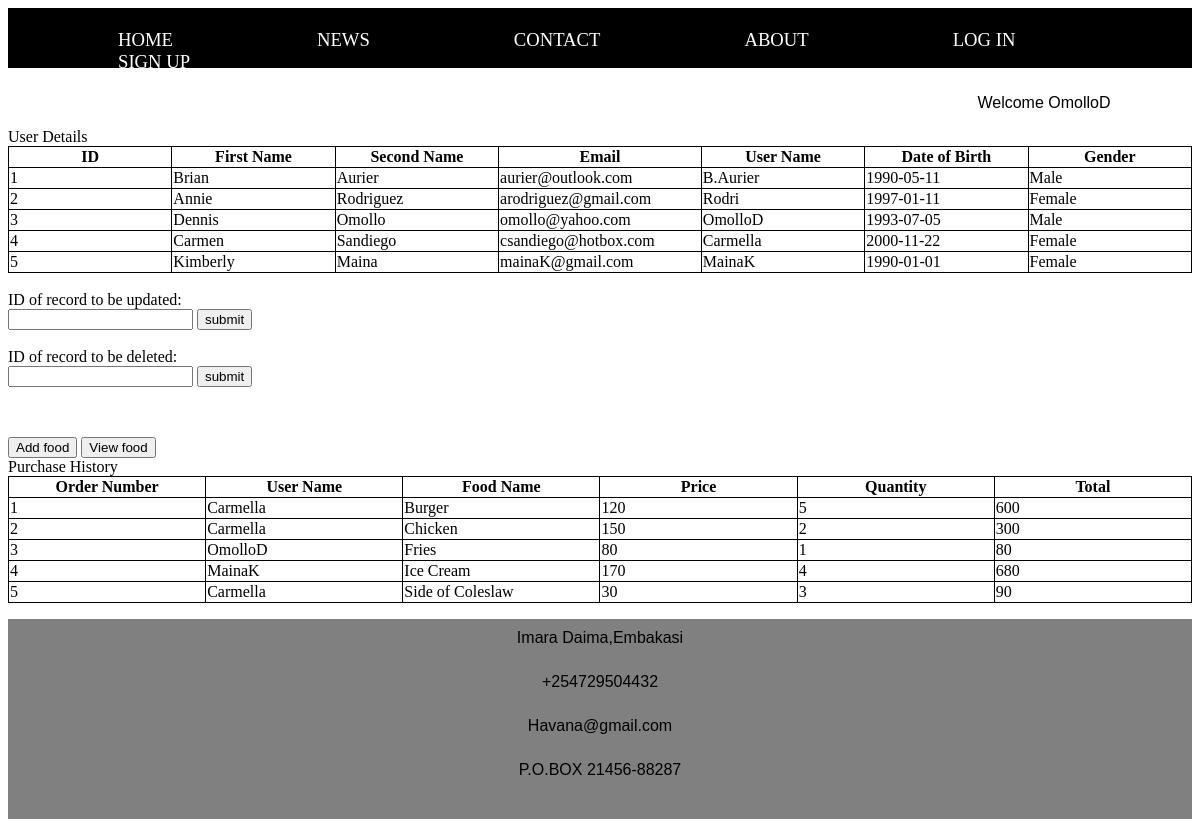
/view.php (signed in), run on the app's committed database.
### tables this page shows
CREATE TABLE `tbluserdetails` (
  `id` int(11) NOT NULL,
  `first_name` varchar(256) NOT NULL,
  `second_name` varchar(256) NOT NULL,
  `email` varchar(256) NOT NULL,
  `username` varchar(256) NOT NULL,
  `password` varchar(256) NOT NULL,
  `date_of_birth` date NOT NULL,
  `gender` varchar(256) NOT NULL,
  `user_type` varchar(256) NOT NULL
);

CREATE TABLE `tblorderdetails` (
  `order_no` int(11) NOT NULL,
  `customer_id` int(11) NOT NULL,
  `username` varchar(256) NOT NULL,
  `food_name` varchar(256) NOT NULL,
  `food_price` double NOT NULL,
  `quantity` int(11) NOT NULL,
  `status` varchar(256) NOT NULL
);

### view.php (the view, shortened to what this page needs)
<?php
$link = connect();
$sql = "SELECT * FROM tbluserdetails";
$result =mysqli_query($link,$sql);
?>
<!DOCTYPE html>
<html>
 <head>
 <link rel="stylesheet" type="text/css" href="havanaCSS.php">
 </head>
<body>
<div class="div1">
<ul>
  <li><a href="havana.php">HOME</a></li>
  <li><a href="news.php">NEWS</a></li>
  <li><a href="#contact">CONTACT</a></li>
  <li><a href="about.php">ABOUT</a></li>
  <li><a href="login.php">LOG IN</a></li>
  <li><a href="signUp.php">SIGN UP</a></li>
</ul>
</div>
<p class="username"><?php session_start();echo "Welcome ".$_SESSION["username"];?></p>
<?php
echo "User Details";
if (mysqli_num_rows($result) > 0) {
?>
  <table>
  <thead>
     <th>ID</th>
    <th>First Name</th>
    <th>Second Name</th>
    <th>Email</th>
    <th>User Name</th>
    <th>Date of Birth</th>
    <th>Gender</th>
  </thead>
<?php
while($row = mysqli_fetch_array($result)) {
?>
<tr>
    <td><?php echo $row["id"]; ?></td>
    <td><?php echo $row["first_name"]; ?></td>
    <td><?php echo $row["second_name"]; ?></td>
    <td><?php echo $row["email"]; ?></td>
    <td><?php echo $row["username"]; ?></td>
    <td><?php echo $row["date_of_birth"]; ?></td>
    <td><?php echo $row["gender"]; ?></td>
</tr>
<?php
}
?>
</table>
 <?php
}
else{
    echo "No result found";
}
?>
<form action = "update.php" method="post">
<br>
<label for="id">ID of record to be updated:</label>
<br>
<input type="text" name="id" id="id">
<input type="submit" name="update" value="submit" id="submit">
</form>
<form action = "process_delete.php" method="post">
<br>
<label for="id">ID of record to be deleted:</label>
<br>
<input type="text" name="id" id="id">
<input type="submit" name="delete" value="submit" id="submit">
</form>
<button onclick="window.location.href='addfood.php';">Add food</button>
<button onclick="window.location.href='viewfood.php';">View food</button>
<br>
<?php echo "Purchase History"?>
<?php
$sql2 = "SELECT * FROM tblorderdetails";
$result2 =mysqli_query($link,$sql2);
if (mysqli_num_rows($result2) > 0) {
?>
  <table>
  <thead>
    <th>Order Number</th>
    <th>User Name</th>
    <th>Food Name</th>
    <th>Price</th>
    <th>Quantity</th>
    <th>Total</th>
  </thead>
<?php
  while($row = mysqli_fetch_array($result2)) {
    ?>
  <td><?php echo $row["order_no"]; ;?></td>
    <td><?php echo $row["username"]; ;?></td>
   <td><?php echo $row["food_name"]; ;?></td>
  <td><?php echo $row["food_price"]; ;?></td>
  <td><?php echo $row["quantity"]; ;?></td>
   <td><?php echo ($row["food_price"]*$row["quantity"]); ;?></td>
<?php
}
}
?>
 </table>
 <div class="div6" id="contact">
<p>Imara Daima,Embakasi</p>
<p>+254729504432</p>
<p>Havana@gmail.com</p>
<p>P.O.BOX 21456-88287</p>
</div>
 </body>
</html>

### data on the page
tbluserdetails: id "1", first_name "Brian", second_name "Aurier", email "aurier@outlook.com", username "B.Aurier", date_of_birth "1990-05-11", gender "Male"
tbluserdetails: id "2", first_name "Annie", second_name "Rodriguez", email "arodriguez@gmail.com", username "Rodri", date_of_birth "1997-01-11", gender "Female"
tbluserdetails: id "3", first_name "Dennis", second_name "Omollo", email "omollo@yahoo.com", username "OmolloD", date_of_birth "1993-07-05", gender "Male"
tbluserdetails: id "4", first_name "Carmen", second_name "Sandiego", email "csandiego@hotbox.com", username "Carmella", date_of_birth "2000-11-22", gender "Female"
tbluserdetails: id "5", first_name "Kimberly", second_name "Maina", email "mainaK@gmail.com", username "MainaK", date_of_birth "1990-01-01", gender "Female"
tblorderdetails: order_no "1", username "Carmella", food_name "Burger", food_price "120", quantity "5", $row["food_price"]*$row["quantity"] "600"
tblorderdetails: order_no "2", username "Carmella", food_name "Chicken", food_price "150", quantity "2", $row["food_price"]*$row["quantity"] "300"
tblorderdetails: order_no "3", username "OmolloD", food_name "Fries", food_price "80", quantity "1", $row['food_price']*$row['quantity'] "80"
tblorderdetails: order_no "4", username "MainaK", food_name "Ice Cream", food_price "170", quantity "4", $row["food_price"]*$row["quantity"] "680"
tblorderdetails: order_no "5", username "Carmella", food_name "Side of Coleslaw", food_price "30", quantity "3", $row["food_price"]*$row["quantity"] "90"

### other printed values
$_SESSION["username"] "OmolloD"
